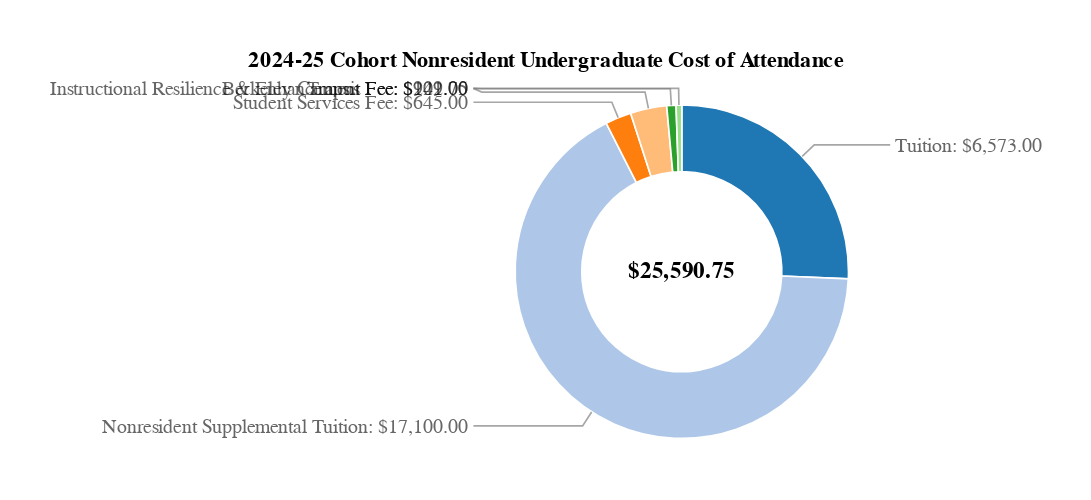

Express this chart as Vega-Lite.
### Vega specification from a JSON file in a GitHub repository (floating-point values rounded to 4 significant figures)
{"$schema": "https://vega.github.io/schema/vega/v6.json", "title": "2024-25 Cohort Nonresident Undergraduate Cost of Attendance", "description": "Donut with non-overlapping labels.", "width": 200, "height": 200, "autosize": "pad", "padding": 30, "signals": [{"name": "startAngle", "value": 0}, {"name": "sortField", "update": "''", "description": "Sort field if desired"}, {"name": "sortOrder", "update": "''", "description": "Sort order if desired (ascending or descending)"}, {"name": "labelFontSize", "init": "12", "description": "The font size used for labels"}, {"name": "labelHeight", "update": "labelFontSize", "description": "This is approximately the same as the label font size but can be adjusted if you want extra padding"}, {"name": "innerRadius", "update": "60"}, {"name": "outerRadius", "update": "100"}, {"name": "counter", "description": "Counter used to loop through an array", "value": 0, "on": [{"events": {"type": "timer", "throttle": 0}, "update": "counter<length(data('labelPositions'))?counter + 1:counter"}, {"events": {"signal": "leftRightCount"}, "update": "0"}]}, {"name": "shiftArray", "description": "An array of shift positions", "update": "{right: leftRightCount.right!=0? pluck(data('labelPositions')[0]['shiftArray'],'shift'):[], left: leftRightCount.left!=0? pluck(data('labelPositions')[leftRightCount.right]['shiftArray'],'shift'):[]}"}, {"name": "leftRightCountArray", "description": "Array of label sides", "update": "reverse(sort( pluck( data('labelPositions'), 'side')))"}, {"name": "leftRightCount", "description": "Count of  label sides", "update": "{right:lastindexof(leftRightCountArray,'right')+1,left:length(leftRightCountArray)- (lastindexof(leftRightCountArray,'right')+1)}"}, {"name": "p1", "description": "Used to loop through position array one element at a time with a running sum but reseting the counter to 0 if it ever goes negative", "value": {"right": 0, "left": 0}, "on": [{"events": {"signal": "leftRightCount"}, "update": "{'right': 0, 'left': 0}"}, {"events": {"signal": "counter"}, "update": "{right:shiftArray.right[counter-1]+p1.right<0?0:shiftArray.right[counter-1]+p1.right, left:shiftArray.left[counter-1]+p1.left<0?0:shiftArray.left[counter-1]+p1.left}", "force": true}]}, {"name": "p2", "description": "Used to reassemble the position array as a string with final shift positions", "value": {"right": [], "left": []}, "on": [{"events": {"signal": "leftRightCount"}, "update": "{'right': [], 'left': []}"}, {"events": {"signal": "p1"}, "update": "{right:length(p2.right)!=0? p1.right+','+p2.right:p1.right,left:length(p2.left)!=0? p1.left+','+p2.left:p1.left}"}]}, {"name": "shiftArrayRunning", "description": "Converts a string to an array and reverses", "update": "{right:reverse(split(p2.right,',')),left:reverse(split(p2.left,','))}"}], "data": [{"name": "table", "values": [{"id": "Tuition: $6,573.00", "value": 6573}, {"id": "Nonresident Supplemental Tuition: $17,100.00", "value": 17100}, {"id": "Student Services Fee: $645.00", "value": 645}, {"id": "Berkeley Campus Fee: $902.75", "value": 902.8}, {"id": "Transit Fee: $229.00", "value": 229.0}, {"id": "Instructional Resilience & Enhancement Fee: $141.00", "value": 141}], "transform": [{"type": "collect", "sort": {"field": {"signal": "sortField"}, "order": {"signal": "sortOrder"}}}, {"type": "pie", "field": "value", "startAngle": {"signal": "startAngle"}, "endAngle": {"signal": "round((2*PI)*10000)/10000+startAngle"}}, {"type": "formula", "as": "middleAngle", "expr": " (((datum.endAngle - datum.startAngle)/2) + datum.startAngle)-PI/2"}, {"type": "formula", "as": "side", "expr": "datum.middleAngle + PI/2  <= PI || datum.middleAngle + PI/2 >= 2*PI && datum.middleAngle + PI/2 <= PI*3?'right':'left'"}, {"type": "formula", "as": "x1", "expr": " (outerRadius *cos(datum.middleAngle))+width/2 "}, {"type": "formula", "as": "y1", "expr": " (outerRadius*sin(datum.middleAngle))+width/2 "}, {"type": "formula", "as": "x2", "expr": " ((outerRadius+10)*cos(datum.middleAngle))+width/2 "}, {"type": "formula", "as": "y2", "expr": " ((outerRadius+10)*sin(datum.middleAngle))+width/2 "}, {"type": "formula", "as": "x3", "expr": "datum.side== 'right'?outerRadius+(width/2)+20:(width/2)-outerRadius-20"}, {"type": "formula", "as": "bin", "expr": "0"}]}, {"name": "total", "source": ["table"], "transform": [{"type": "aggregate", "fields": ["value"], "ops": ["sum"], "as": ["total"]}]}, {"name": "leftExt", "source": ["table"], "transform": [{"type": "filter", "expr": "datum.side=='left'"}, {"type": "extent", "field": "y2", "signal": "leftExt"}]}, {"name": "rightExt", "source": ["table"], "transform": [{"type": "filter", "expr": "datum.side=='right'"}, {"type": "extent", "field": "y2", "signal": "rightExt"}]}, {"name": "labelSequenceRight", "transform": [{"type": "sequence", "start": {"signal": "rightExt[0]"}, "stop": {"signal": "(rightExt[1]+labelHeight)"}, "step": {"signal": "labelHeight"}, "as": "bin"}, {"type": "formula", "expr": "'right'", "as": "side"}]}, {"name": "labelSequenceLeft", "transform": [{"type": "sequence", "start": {"signal": "leftExt[0]"}, "stop": {"signal": "(leftExt[1]+labelHeight)"}, "step": {"signal": "labelHeight"}, "as": "bin"}, {"type": "formula", "expr": "'left'", "as": "side"}]}, {"name": "labelBinsRight", "source": ["rightExt", "labelSequenceRight"], "transform": [{"type": "bin", "field": "y2", "step": {"signal": "labelHeight"}, "extent": {"signal": "rightExt"}, "interval": false, "as": ["binTemp", "bin1"], "nice": false}, {"type": "formula", "expr": "datum.bin==0?datum.binTemp:datum.bin", "as": "bin"}]}, {"name": "labelBinsLeft", "source": ["leftExt", "labelSequenceLeft"], "transform": [{"type": "bin", "field": "y2", "step": {"signal": "labelHeight"}, "extent": {"signal": "leftExt"}, "interval": false, "as": ["binTemp", "bin1"], "nice": false}, {"type": "formula", "expr": "datum.bin==0?datum.binTemp:datum.bin", "as": "bin"}]}, {"name": "labelPositions", "source": ["labelBinsLeft", "labelBinsRight"], "transform": [{"type": "joinaggregate", "ops": ["count"], "as": ["count"], "groupby": ["side", "bin"]}, {"type": "filter", "expr": "datum.value != null || datum.count == 1"}, {"type": "formula", "expr": "datum.count-1", "as": "count"}, {"type": "collect", "sort": {"field": ["side", "bin"], "order": ["descending", "ascending"]}}, {"type": "window", "sort": {"field": ["bin", "y2"], "order": ["ascending", "ascending"]}, "ops": ["row_number"], "as": ["index"], "groupby": ["side"]}, {"type": "window", "sort": {"field": "index", "order": "ascending"}, "ops": ["row_number"], "groupby": ["side", "bin"]}, {"type": "formula", "expr": "datum.value==0?0:datum.row_number", "as": "row_number"}, {"type": "formula", "expr": "datum.value==null?-labelHeight:datum.row_number==1?0:labelHeight", "as": "shift"}, {"type": "collect", "sort": {"field": ["side", "index"], "order": ["descending", "ascending"]}}, {"type": "joinaggregate", "ops": ["values"], "as": ["shiftArray"], "fields": ["shift"], "groupby": ["side"]}]}, {"name": "labelPositionsFinal", "source": ["labelPositions"], "transform": [{"type": "collect", "sort": {"field": ["side", "index"], "order": ["descending", "ascending"]}}, {"type": "formula", "expr": "datum.side=='right'?toNumber(shiftArrayRunning.right[datum.index-1]):toNumber(shiftArrayRunning.left[datum.index-1])", "as": "shiftArrayRunning"}, {"type": "formula", "expr": "datum.shiftArrayRunning+datum.bin", "as": "binShifted"}, {"type": "formula", "as": "x4", "expr": "datum.side== 'right'?outerRadius+(width/2)+25:(width/2)-outerRadius-25"}, {"type": "window", "sort": {"field": "index", "order": "ascending"}, "ops": ["lead"], "fields": ["shift"], "groupby": ["side"]}, {"type": "formula", "as": "y4", "expr": "datum.y2>datum.binShifted&&datum.lead_shift<0?datum.y2:datum.binShifted"}, {"type": "formula", "as": "labelPath", "expr": "datum.value==null?'': 'M '+ datum.x1 + ' ' + datum.y1 + 'L'+ datum.x2 + ' ' + datum.y2 + ' H'+ datum.x3  +'L '+ datum.x4 + ' ' + datum.y4 "}]}], "scales": [{"name": "color", "type": "ordinal", "domain": {"data": "table", "field": "id"}, "range": {"scheme": "category20"}}], "marks": [{"type": "text", "name": "sum", "from": {"data": "total"}, "align": "center", "encode": {"enter": {"x": {"signal": "width / 2"}, "y": {"signal": "height / 2"}, "align": {"value": "center"}, "baseline": {"value": "middle"}, "fontSize": {"value": 14}, "fontWeight": {"value": "bold"}, "fill": {"value": "black"}}, "update": {"text": {"signal": "format(datum.total, '$,.2f')"}}}}, {"type": "arc", "from": {"data": "table"}, "encode": {"enter": {"fill": {"scale": "color", "field": "id"}, "x": {"signal": "width / 2"}, "y": {"signal": "height / 2"}, "stroke": {"value": "white"}}, "update": {"startAngle": {"field": "startAngle"}, "endAngle": {"field": "endAngle"}, "innerRadius": {"signal": "innerRadius"}, "outerRadius": {"signal": "outerRadius"}}}}, {"type": "path", "name": "labelPath", "from": {"data": "labelPositionsFinal"}, "encode": {"update": {"strokeWidth": {"value": 1}, "path": {"field": "labelPath"}, "stroke": {"value": "grey"}, "opacity": {"value": 0.7}}}}, {"type": "rect", "from": {"data": "labelPositionsFinal"}, "description": "Debug boxes. Opacity is set to zero but can be changed to better understand how the bins are being layed out", "encode": {"update": {"x": {"field": "x4"}, "y": {"field": "y4"}, "width": {"value": 20}, "height": {"signal": "labelHeight"}, "strokeWidth": {"value": 2}, "stroke": {"value": "grey"}, "fill": {"value": "#4682b4"}, "opacity": {"signal": "datum.value==null?0:0"}}}}, {"type": "text", "name": "labels", "from": {"data": "labelPositionsFinal"}, "encode": {"update": {"text": {"field": "id"}, "opacity": {"value": 0.6}, "fill": {"value": "black"}, "baseline": {"value": "middle"}, "align": {"signal": "datum.side=='left'?'right':'left'"}, "dx": {"signal": "datum.side=='left'?-3:3"}, "x": {"field": "x4"}, "y": {"field": "y4"}, "fontSize": {"signal": "labelFontSize"}}}}]}
